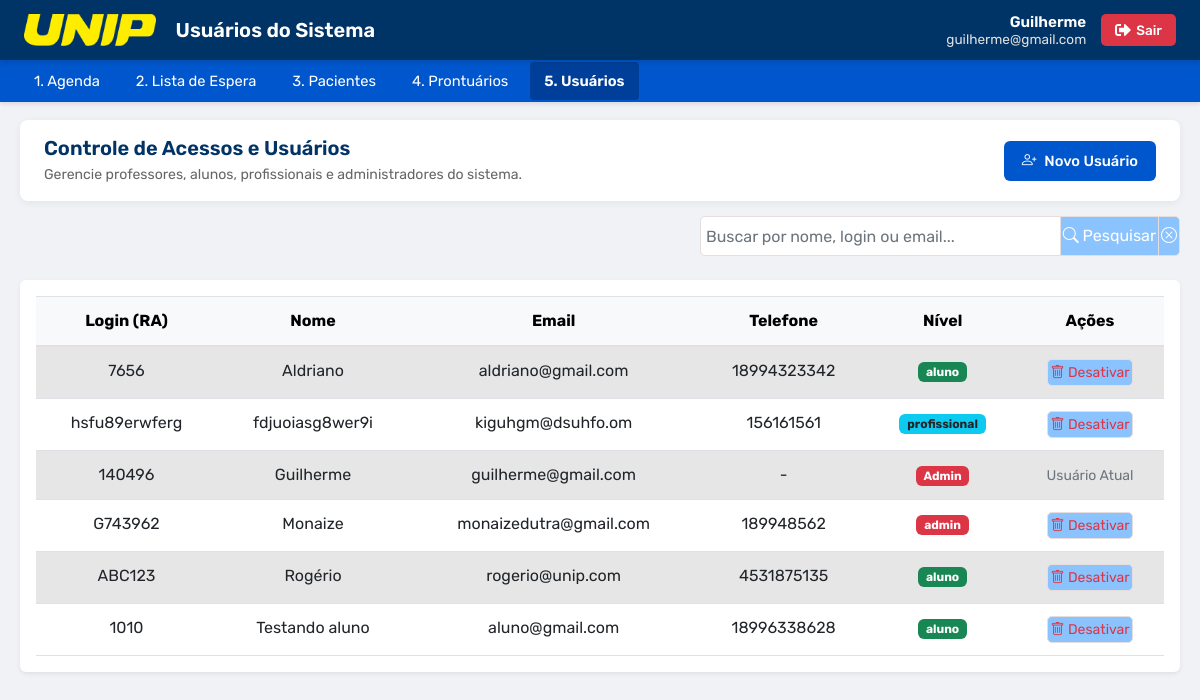
The app's page /login/tabela_Usuarios.php (signed in) with its own data.
### tables this page shows
CREATE TABLE `usuario` (
  `idUsuario` bigint(20) UNSIGNED NOT NULL,
  `login` varchar(50) NOT NULL,
  `nome` varchar(50) NOT NULL,
  `senha` varchar(255) NOT NULL,
  `email` varchar(100) NOT NULL,
  `telefone` varchar(15) DEFAULT NULL,
  `level` varchar(20) DEFAULT NULL CHECK (`level` in ('Admin','Aluno','Professor','Profissional')),
  `api_key` text NOT NULL,
  `ativo` tinyint(1) NOT NULL DEFAULT 1
);

### login/tabela_Usuarios.php (the view, shortened to what this page needs)
<?php
$pagina_atual = 'usuarios';
?>
<!DOCTYPE html>
<html lang="pt-BR">
  <head>
    <link href="https://cdn.jsdelivr.net/npm/bootstrap@5.2.3/dist/css/bootstrap.min.css" rel="stylesheet">
    <link href='https://cdn.jsdelivr.net/npm/bootstrap-icons@1.8.1/font/bootstrap-icons.css' rel='stylesheet'>
    <link rel="stylesheet" href="styles/painel.css">
    <link rel="stylesheet" href="styles/usuarios.css">
  </head>
  <body>
    <header>
      <div class="logo">
        <img src="img/logoUnipHeader.png" alt="UNIP">
        <h1>Usuários do Sistema</h1>
      </div>
      <?php include 'acesso.php';?>
    </header>
    <?php include 'menu.php'; ?>
    <main class="container-principal">
      <div class="agenda-topo">
        <div class="agenda-info">
          <h2>Controle de Acessos e Usuários</h2>
          <p>Gerencie professores, alunos, profissionais e administradores do sistema.</p>
        </div>
        <div class="agenda-acoes">
          <a href="cadastrarusuario.php" class="btn-novo-agendamento">
            <i class="bi bi-person-plus"></i> Novo Usuário
          </a>
        </div>
      </div>
      <form method="POST" action="" class="form-pesquisa mb-4">
        <div class="input-group" style="max-width: 480px;">
          <input type="text" name="texto" class="form-control" placeholder="Buscar por nome, login ou email..." value="<?php echo isset($_POST['texto']) ? htmlspecialchars($_POST['texto']) : ''; ?>" />
          <button type="submit" class="btn btn-primary" title="Pesquisar">
            <i class="bi bi-search"></i> Pesquisar
          </button>
          <button type="button" class="btn btn-secondary" onclick="limparPesquisa();" title="Limpar pesquisa">
            <i class="bi bi-x-circle"></i>
          </button>
        </div>
      </form>
      <?php
      require_once __DIR__ . '/../conexao.php';
      $termo = trim($_POST['texto'] ?? '');
      if ($termo !== '') {
          $sql = "SELECT idUsuario, login, nome, email, telefone, level
                  FROM usuario
                  WHERE ativo = 1 AND (nome LIKE :termo OR login LIKE :termo OR email LIKE :termo)
                  ORDER BY nome ASC";
          $stmt = $pdo->prepare($sql);
          $stmt->execute([':termo' => "%$termo%"]);
      } else {
          $sql = "SELECT idUsuario, login, nome, email, telefone, level
                  FROM usuario
                  WHERE ativo = 1
                  ORDER BY nome ASC";
          $stmt = $pdo->prepare($sql);
          $stmt->execute();
      }
      $usuarios = $stmt->fetchAll(PDO::FETCH_ASSOC);
      if (count($usuarios) > 0) {
          echo '<div class="table-responsive bg-white p-3 rounded shadow-sm">';
          echo '<table class="table table-striped table-hover align-middle mb-0">';
          echo '<thead class="table-light">
                  <tr>
                      <th scope="col">Login (RA)</th>
                      <th scope="col">Nome</th>
                      <th scope="col">Email</th>
                      <th scope="col">Telefone</th>
                      <th scope="col" class="text-center">Nível</th>
                      <th scope="col" class="text-center">Ações</th>
                  </tr>
                </thead>';
          echo '<tbody>';
          foreach ($usuarios as $linha) {
              $badgeLevel = 'bg-secondary';
              $lvl = strtolower($linha['level']);
              if ($lvl === 'admin') $badgeLevel = 'bg-danger';
              elseif ($lvl === 'professor') $badgeLevel = 'bg-primary';
              elseif ($lvl === 'profissional') $badgeLevel = 'bg-info text-dark';
              elseif ($lvl === 'aluno') $badgeLevel = 'bg-success';
              echo "<tr>";
              echo "  <td class='fw-medium'>" . htmlspecialchars($linha['login']) . "</td>";
              echo "  <td>" . htmlspecialchars($linha['nome']) . "</td>";
              echo "  <td>" . htmlspecialchars($linha['email']) . "</td>";
              echo "  <td>" . htmlspecialchars($linha['telefone'] ?? '-') . "</td>";
              echo "  <td class='text-center'><span class='badge {$badgeLevel}'>" . htmlspecialchars($linha['level']) . "</span></td>";
              echo "  <td class='text-center'>";
              if ($linha['idUsuario'] != $_SESSION['usuario_id']) {
                  echo "    <a href='remover_usuario.php?id={$linha['idUsuario']}' class='btn btn-sm btn-outline-danger' onclick=\"return confirm('Deseja realmente desativar este usuário?');\" title='Remover'><i class='bi bi-trash'></i> Desativar</a>";
              } else {
                  echo "    <span class='text-muted small'>Usuário Atual</span>";
              }
              echo "  </td>";
              echo "</tr>";
          }
          echo '</tbody>';
          echo '</table>';
          echo '</div>';
      } else {
          echo "<div class='alert alert-warning'>Nenhum usuário encontrado.</div>";
      }
      ?>
    </main>
  </body>
</html>

### login/acesso.php
<div class="user">
    <div class="user-info">
        <span class="nome-negrito"><?= htmlspecialchars($_SESSION['usuario_nome'] ?? '') ?></span><br>
        <span><?= htmlspecialchars($_SESSION['usuario_email'] ?? '') ?></span>
    </div>
    <a href="sair.php" class="sair">
        <img src="img/sign-out-alt-solid.svg" alt="Sair" style="width: 16px; vertical-align: middle; margin-right: 5px;">
        Sair
    </a>
</div>

### login/menu.php (shortened to what this page needs)
<nav>
<ul class="menu">
  <li>
    <a href="painel.php" class="<?php echo ($pagina_atual == 'painel') ? 'ativo' : ''; ?>">1. Agenda</a>
  </li>
  <li>
    <a href="tabela_Espera.php" class="<?php echo ($pagina_atual == 'espera') ? 'ativo' : ''; ?>">2. Lista de Espera</a>
  </li>
  <li>
    <a href="tabela_Pacientes.php" class="<?php echo ($pagina_atual == 'pacientes') ? 'ativo' : ''; ?>">3. Pacientes</a>
  </li>
  <li>
    <a href="#" class="<?php echo ($pagina_atual == 'prontuarios') ? 'ativo' : ''; ?>">4. Prontuários</a>
  </li>
  <?php
    if (strtolower($_SESSION['usuario_level'] ?? '') !== "aluno") {
      echo "<li>";
      echo "<a href=\"tabela_Usuarios.php\" class=\"";
      echo ($pagina_atual == 'usuarios') ? 'ativo' : '';
      echo "\">5. Usuários</a>";
      echo "</li>";
    }
  ?>
</ul>
</nav>

### login/styles/painel.css (style rules this page uses)
* { box-sizing: border-box; margin: 0; padding: 0; font-family: 'Rubik', sans-serif; }
body { background: #f0f2f5; padding-top: 120px; color: #333; }
header { background-color: #003366; color: white; display: flex; align-items: center; justify-content: space-between; padding: 10px 24px; position: fixed; top: 0; left: 0; width: 100%; height: 60px; z-index: 1000; box-shadow: 0 2px 5px rgba(0,0,0,0.15); }
.logo { display: flex; align-items: center; }
.logo img { height: 32px; margin-right: 20px; }
.logo h1 { font-size: 1.25rem; font-weight: 600; margin: 0; }
.user { display: flex; align-items: center; gap: 15px; }
.user-info { text-align: right; font-size: 0.85rem; color: #e0e0e0; line-height: 1.2; }
.user-info .nome-negrito { font-weight: 600; color: #ffffff; font-size: 0.95rem; }
.sair { background-color: #dc3545; color: white; padding: 6px 14px; border: none; border-radius: 5px; cursor: pointer; display: inline-flex; align-items: center; text-decoration: none; font-size: 0.85rem; font-weight: 500; transition: background-color 0.2s ease; }
nav { background-color: #0056cc; color: white; position: fixed; top: 60px; left: 0; width: 100%; height: 42px; z-index: 999; box-shadow: 0 2px 4px rgba(0,0,0,0.1); }
.menu { list-style: none; display: flex; gap: 8px; padding: 0 20px; height: 100%; align-items: center; margin: 0; }
.menu > li { position: relative; }
.menu a { color: white; text-decoration: none; font-size: 0.92rem; padding: 8px 14px; display: block; border-radius: 4px; transition: background-color 0.2s ease; }
.menu a.ativo { font-weight: 600; background-color: #003f99; }
.container-principal { max-width: 1380px; margin: 0 auto 40px auto; padding: 0 20px; }
.agenda-topo { display: flex; justify-content: space-between; align-items: center; background: #ffffff; padding: 16px 24px; border-radius: 8px; box-shadow: 0 2px 8px rgba(0,0,0,0.06); margin-bottom: 15px; }
.agenda-info h2 { font-size: 1.25rem; color: #003366; margin: 0 0 4px 0; font-weight: 600; }
.agenda-info p { font-size: 0.88rem; color: #666; margin: 0; }
.btn-novo-agendamento { display: inline-flex; align-items: center; gap: 8px; background-color: #0056cc; color: #ffffff !important; padding: 9px 18px; border-radius: 6px; text-decoration: none; font-weight: 500; font-size: 0.92rem; transition: background-color 0.2s, transform 0.1s; }

### login/styles/usuarios.css (style rules this page uses)
.form-pesquisa { min-width: 768px; display: flex; justify-content: flex-end; vertical-align: middle; width: 100%; }
.btn { background-color: #8bc3ff; border: 1px solid #e6dede; padding: 2px; border-radius: 5px; }
.form-control { width: 300px; text-size-adjust: 50px; height: 40px; border-radius: 5px; border: 1px solid #e6dede; padding: 5px; }
.table { width: 100%; margin-bottom: 1rem; color: #212529; border-collapse: collapse; }
.table thead th { vertical-align: bottom; border-bottom: 2px solid #e6dede; padding: 0.75rem; }
.table td, .table th { padding: 0.75rem; vertical-align: top; border-top: 1px solid #dee2e6; text-align: center; }
.table-striped tbody tr:nth-of-type(odd) { background-color: rgba(0, 0, 0, 0.05); }

### records on screen
usuario: login "7656", nome "Aldriano", email "aldriano@gmail.com", telefone "18994323342", level "aluno"
usuario: login "hsfu89erwferg", nome "fdjuoiasg8wer9i", email "kiguhgm@dsuhfo.om", telefone "156161561", level "profissional"
usuario: login "140496", nome "Guilherme", email "guilherme@gmail.com", telefone "-", level "Admin", shows "Usuário Atual"
usuario: login "G743962", nome "Monaize", email "monaizedutra@gmail.com", telefone "189948562", level "admin"
usuario: login "ABC123", nome "Rogério", email "rogerio@unip.com", telefone "4531875135", level "aluno"
usuario: login "1010", nome "Testando aluno", email "aluno@gmail.com", telefone "18996338628", level "aluno"

### other values on screen
$_SESSION['usuario_nome'] "Guilherme"
$_SESSION['usuario_email'] "guilherme@gmail.com"
